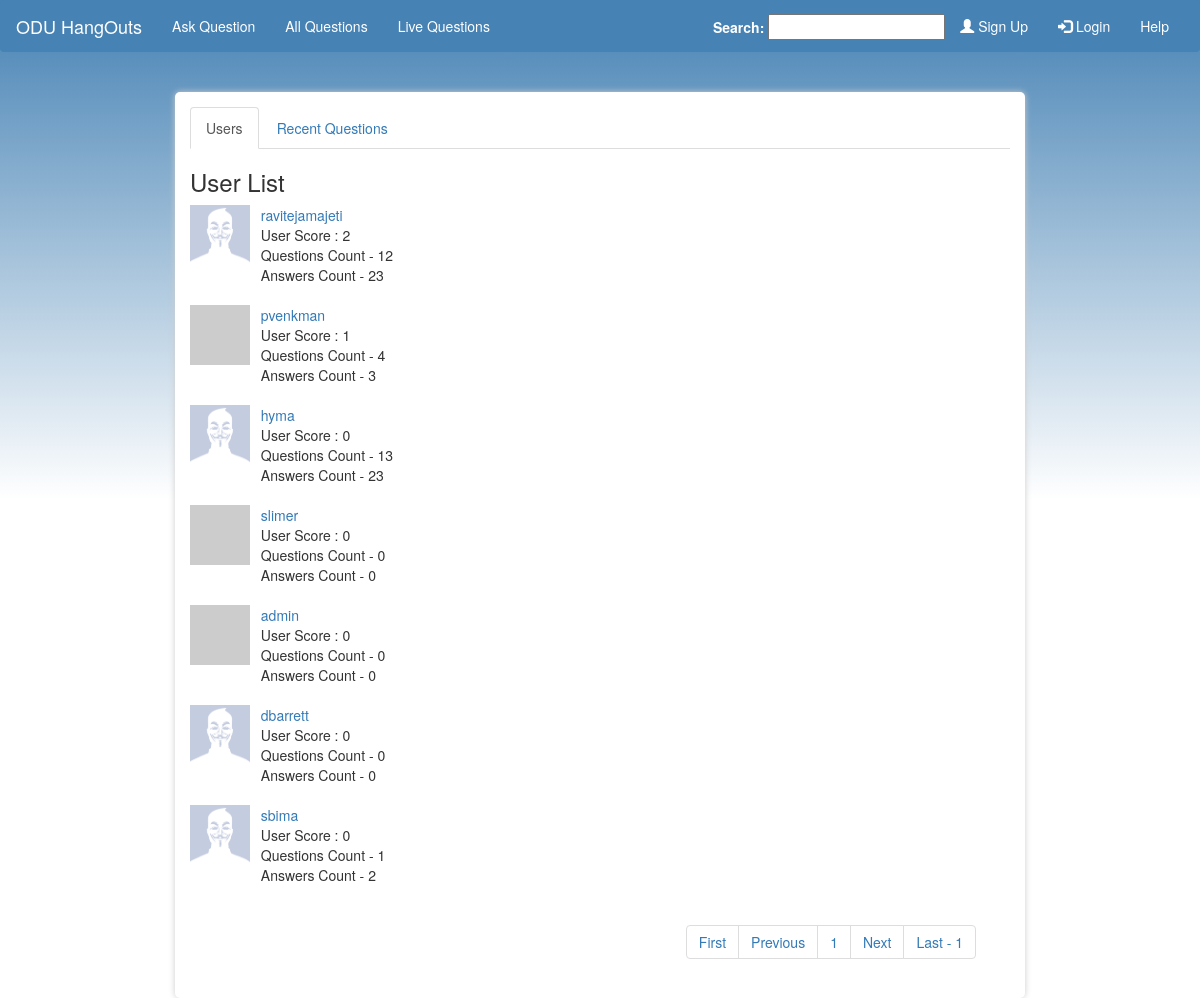
Page /admin.php?page=1&qpage=1 on the committed database.
### tables this page shows
CREATE TABLE `users` (
  `uid` int(20) NOT NULL,
  `user_name` varchar(20) NOT NULL,
  `password` varchar(100) NOT NULL,
  `role` char(1) NOT NULL DEFAULT 'e',
  `score` int(11) NOT NULL DEFAULT '0',
  `email` varchar(50) NOT NULL,
  `grav_override` int(5) NOT NULL,
  `pic_name` varchar(25) NOT NULL,
  `country` varchar(55) NOT NULL,
  `git_user` int(11) DEFAULT '0'
);

### admin.php (the view, shortened to what this page needs)
<!DOCTYPE html>
<html lang="en">
<head>
  <?php include 'header.php' ?>
</head>
<body>
<?php include 'config.php'; include 'db_connect.php'; include 'navbar.php'; ?>
<div class="container">
  <ul class="nav nav-tabs">
    <?php if(isset($_GET['q'])) { ?>
        <li><a data-toggle="tab" href="#users">Users</a></li>
        <li class="active"><a data-toggle="tab" href="#rq">Recent Questions</a></li>
    <?php } else { ?>
        <li class="active"><a data-toggle="tab" href="#users">Users</a></li>
        <li><a data-toggle="tab" href="#rq">Recent Questions</a></li>
    <?php } ?>
  </ul>
  <div class="tab-content">
    <?php if(isset($_GET['q'])) { ?>
    <div id="users" class="tab-pane fade">
    <?php } else { ?>
    <div id="users" class="tab-pane fade in active">
    <?php } ?>
    <h3>User List</h3>
    <?php
        $per_page = 10;
        $query = "SELECT count(*) from users";
        $result = mysqli_query($link, $query);
        $row = mysqli_fetch_array($result);
        $pages = ceil($row[0]/$per_page);
        if(!isset($_GET['page'])) {
            header("location: admin.php?page=1&qpage=1");
        }
        else {
            $page = $_GET['page'];
        }
        $start = ($page - 1) * $per_page;
        $query = "SELECT * from users order by score desc limit $start, $per_page";
        if($result = mysqli_query($link, $query)){
            while($row = mysqli_fetch_array($result)) {
                if($row['git_user'] == 0) {
                if($row['grav_override'] == 1) {
                    $img_src = "uploads/".$row['pic_name'];
                }
                else {
                    $gravcheck = "http://www.gravatar.com/avatar/".md5( strtolower( trim( $row['email'] ) ) )."?d=404";
                    $response = get_headers($gravcheck);
                    if ($response[0] != "HTTP/1.1 404 Not Found"){
                        $img_src = "https://www.gravatar.com/avatar/".md5( strtolower( trim( $row['email'] ) ) );
                    }
                    else {
                        $img_src = "uploads/".$row['pic_name'];
                    }
                }}
                else {
                            $img_src = 'https://github.com/'.$row['user_name'].'.png';
                        }
                $query1 = "select count(qid) from questions where qnd_user = '".$row['user_name']."'";
                $result1 = mysqli_query($link, $query1);
                $row1 = mysqli_fetch_array($result1);
                $query2 = "select count(aid) from answers where answered_user = '".$row['user_name']."'";
                $result2 = mysqli_query($link, $query2);
                $row2 = mysqli_fetch_array($result2);
        ?>
                <div class="row">
                    <div class='col-sm-1'><img width='60' height='60' src='<?php echo $img_src; ?>' onerror= 'this.src="./uploads/defaultIcon.png";' /></div><div class="col-sm-3"><a href='profile.php?uname=<?php echo htmlentities($row['user_name']) ?>'> <?php echo htmlentities($row['user_name']) ?> </a><br><span>User Score : <?php echo $row['score']?></span>
                    <br><span>Questions Count - <?php echo $row1[0]?></span><br><span>Answers Count - <?php echo $row2[0]?></span></div>
                </div>
                <br>
             <?php
            }
        }
    ?>
    <div class="row">
        <div class="col-sm-7"></div>
        <div class="col-sm-5">
            <ul class="pagination">
                <li><a href="?page=1&qpage=<?php echo $_GET['qpage']; ?>">First</a></li>
                <?php if($_GET['page'] > 1) { ?>
              <li><a href="?page= <?php $inc_page = $_GET['page'] - 1; echo $inc_page ?>&qpage=<?php echo $_GET['qpage']; ?>">Previous</a></li>
                <?php } else { ?>
                <li><a>Previous</a></li>
                <?php } ?>
              <li><a href="?page=<?php echo $_GET['page']; ?>&qpage=<?php echo $_GET['qpage']; ?>"><?php echo $_GET['page']; ?></a></li>
                <?php if($_GET['page'] < $pages) { ?>
              <li><a href="?page= <?php $inc_page = $_GET['page'] + 1; echo $inc_page ?>&qpage=<?php echo $_GET['qpage']; ?>">Next</a></li>
                <?php } else { ?>
                <li><a>Next</a></li>
                <?php } ?>
                <li><a href="?page=<?php echo $pages; ?>&qpage=<?php echo $_GET['qpage']; ?>">Last - <?php echo $pages; ?></a></li>
            </ul>
        </div>
    </div>
    </div>
  </div>
</div>
</body>
</html>

### style.css (style rules this page uses)
body { background:url(bg.jpg),repeating-linear-gradient(steelblue,white); background-size: 6000px 10px,6000px 500px; background-repeat: no-repeat,no-repeat; }
.container { position: relative; top: 20px; border-radius: 5px; box-shadow: 0 0 6px #ccc; padding: 15px 15px 15px 15px; width: 850px; background-color: white; }

### rows in the picture
users: user_name "ravitejamajeti", score "2", row1 "12", row2 "23"
users: user_name "pvenkman", score "1", row1 "4", row2 "3"
users: user_name "hyma", score "0", row1 "13", row2 "23"
users: user_name "slimer", score "0", row1 "0", row2 "0"
users: user_name "admin", score "0", row1 "0", row2 "0"
users: user_name "dbarrett", score "0", row1 "0", row2 "0"
users: user_name "sbima", score "0", row1 "1", row2 "2"

### other values in the picture
$_GET['page'] "1"
$pages "1"
